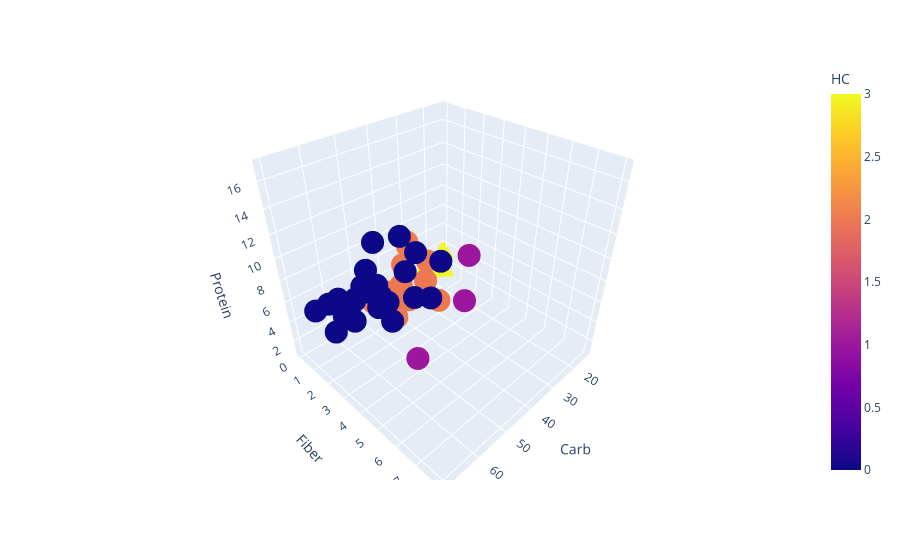

Write notebook code for a chart like this one.
### Code cell
fig = px.scatter_3d(df_drop, x = 'Carb', y = 'Fiber', z = 'Protein', color = 'HC')
fig.show()

### Figure 1 — Plotly figure (JSON) as saved in the notebook; plotly's stock layout.template omitted (floating-point values rounded to 4 significant figures)
{"data": [{"hovertemplate": "Carb=%{x}<br>Fiber=%{y}<br>Protein=%{z}<br>HC=%{marker.color}<extra></extra>", "legendgroup": "", "marker": {"color": [0, 1, 0, 0, 0, 0, 0, 2, 2, 2, 2, 2, 0, 2, 0, 0, 0, 0, 0, 2, 0, 0, 0, 0, 0, 3, 0, 3, 2, 2, 2, 0, 2, 1, 0, 2, 0, 0, 2, 3, 0, 0, 0, 2, 0, 2, 2, 1, 3], "coloraxis": "coloraxis", "symbol": "circle"}, "mode": "markers", "name": "", "scene": "scene", "showlegend": false, "type": "scatter3d", "x": [50, 70, 45, 56, 52, 53, 61, 28, 38, 36, 30, 42, 60, 38, 43, 64, 56, 58, 57, 36, 64, 53, 46, 55, 54, 14, 53, 14, 30, 45, 29, 68, 47, 64, 40, 39, 56, 36, 39, 18, 56, 63, 61, 45, 67, 44, 44, 57, 23], "y": [3, 7, 3, 2, 2, 1, 2, 1, 0, 1, 2, 2, 2, 1, 2, 2, 2, 3, 1, 0, 1, 2, 3, 3, 3, 0, 2, 0, 0, 0, 1, 1, 2, 8, 3, 1, 1, 3, 1, 0, 2, 2, 1, 1, 2, 1, 1, 7, 0], "z": [12, 10, 10, 7, 6, 6, 5, 5, 2, 8, 2, 4, 7, 6, 7, 6, 8, 9, 5, 2, 6, 5, 6, 7, 5, 3, 11, 1, 6, 2, 3, 6, 3, 17, 5, 3, 5, 8, 4, 2, 9, 6, 6, 3, 5, 2, 2, 12, 2]}], "layout": {"coloraxis": {"colorbar": {"title": {"text": "HC"}}, "colorscale": [[0, "#0d0887"], [0.1111, "#46039f"], [0.2222, "#7201a8"], [0.3333, "#9c179e"], [0.4444, "#bd3786"], [0.5556, "#d8576b"], [0.6667, "#ed7953"], [0.7778, "#fb9f3a"], [0.8889, "#fdca26"], [1, "#f0f921"]]}, "legend": {"tracegroupgap": 0}, "margin": {"t": 60}, "scene": {"domain": {"x": [0, 1], "y": [0, 1]}, "xaxis": {"title": {"text": "Carb"}}, "yaxis": {"title": {"text": "Fiber"}}, "zaxis": {"title": {"text": "Protein"}}}}}
